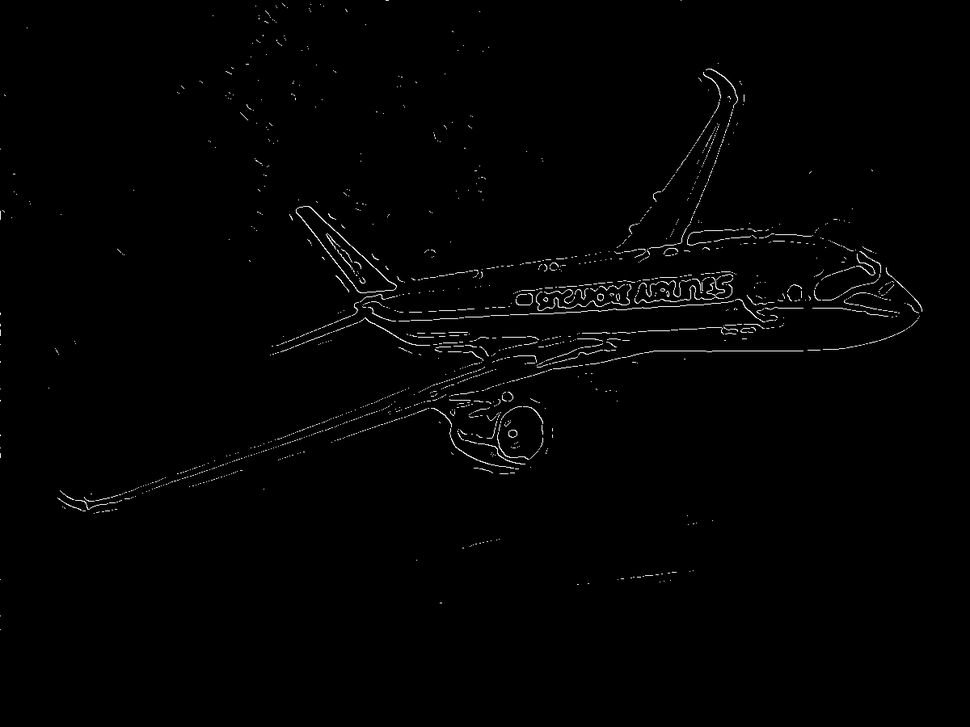
#> input picture Project2/edge004.png, 970 x 727 px, shrunk from 1200 x 900 before the run
$ python hough2.py edge004.png
#> lines starting #> are read from the running program, lines starting #| are printed output that depends on the picture; after the words box and inside, x2 and y2 are one past the last pixel; in counts of white or black regions, pixels touching at a corner belong together
"""
@file hough_lines.py
@brief This program demonstrates line finding with the Hough transform
"""
import sys
import math
import cv2 as cv
import numpy as np

default_file = 'edge004.png'
# Loads an image
src = cv.imread(cv.samples.findFile(default_file), cv.IMREAD_GRAYSCALE)
#> src is the input picture: shape (727, 970); min 0, max 255, mean 2.4

dst = src#cv.Canny(src, 50, 200, None, 3)

cdst = cv.cvtColor(dst, cv.COLOR_GRAY2BGR)
cdstP = np.copy(cdst)

lines = cv.HoughLines(dst, 1, np.pi / 180, 150, None, 0, 0)
#> lines = 509 rows, first 8: [341, 1.52], [505, 1.24], [512, 1.24], [508, 1.27], [509, 1.2], [506, 1.22], [510, 1.26], [351, 1.5]
print(lines)
#> (printed output is left out)
'''
for i in range(0, len(lines)):
    rho = lines[i][0][0]
    theta = lines[i][0][1]
    a = math.cos(theta)
    b = math.sin(theta)
    x0 = a * rho
    y0 = b * rho
    pt1 = (int(x0 + 1000*(-b)), int(y0 + 1000*(a)))
    pt2 = (int(x0 - 1000*(-b)), int(y0 - 1000*(a)))
    cv.line(cdst, pt1, pt2, (0,0,255), 3, cv.LINE_AA)
'''
for i in range(0, len(lines)):
    rho = lines[i][0][0]
    theta = lines[i][0][1]
    a = np.cos(theta)
    b = np.sin(theta)
    x0 = a*rho
    y0 = b*rho
    x1 = int(x0 + 1000*(-b))
    y1 = int(y0 + 1000*(a))
    x2 = int(x0 - 1000*(-b))
    y2 = int(y0 - 1000*(a))

    cv.line(cdst, (x1,y1),(x2,y2), (0,0,255), 2)
#> this loop made 509 passes
#> (rho, theta, a, b, x0, y0, x1, y1) on passes 1 to 3: (341, 1.52, 0.0523, 0.999, 17.85, 340.5, -980, 392), (505, 1.24, 0.326, 0.946, 164.4, 477.5, -781, 803), (512, 1.24, 0.326, 0.946, 166.7, 484.1, -778, 809)
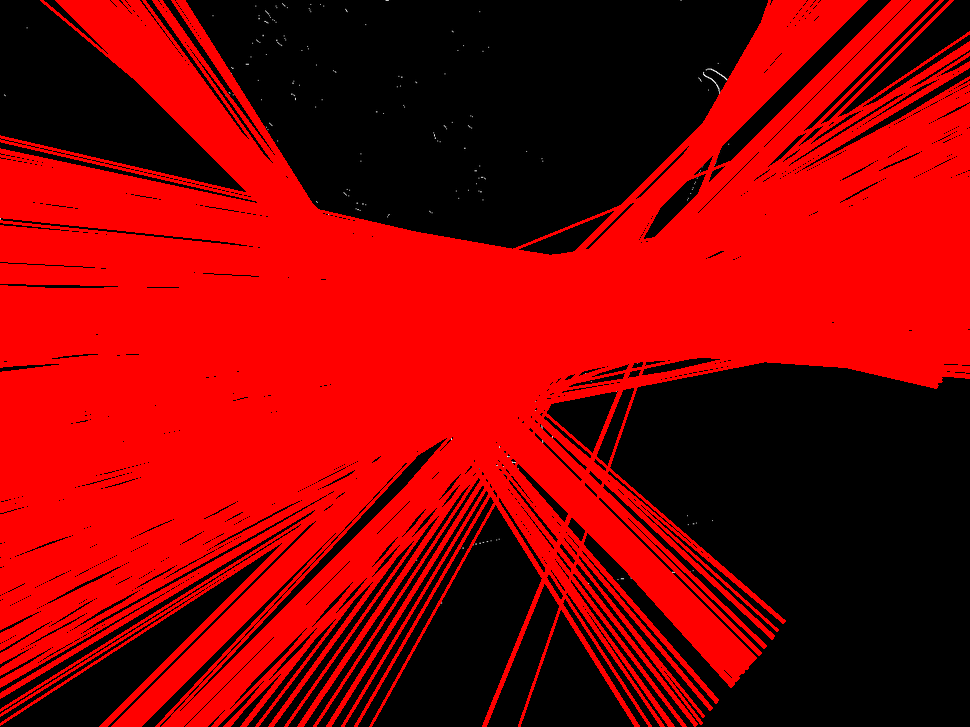
#> cdst: shape (727, 970, 3); mean B, G, R 0.1, 0.1, 139.5

linesP = cv.HoughLinesP(dst, 5, np.pi / 180, 50, None, 50, 10)
#> linesP = 182 rows, first 6: [62, 509, 300, 441], [323, 324, 765, 301], [401, 346, 510, 339], [753, 317, 897, 279], [796, 310, 903, 284], [447, 400, 631, 340]

if linesP is not None:
    for i in range(0, len(linesP)):
        l = linesP[i][0]
        cv.line(cdstP, (l[0], l[1]), (l[2], l[3]), (0,0,255), 3, cv.LINE_AA)
#> this loop made 182 passes
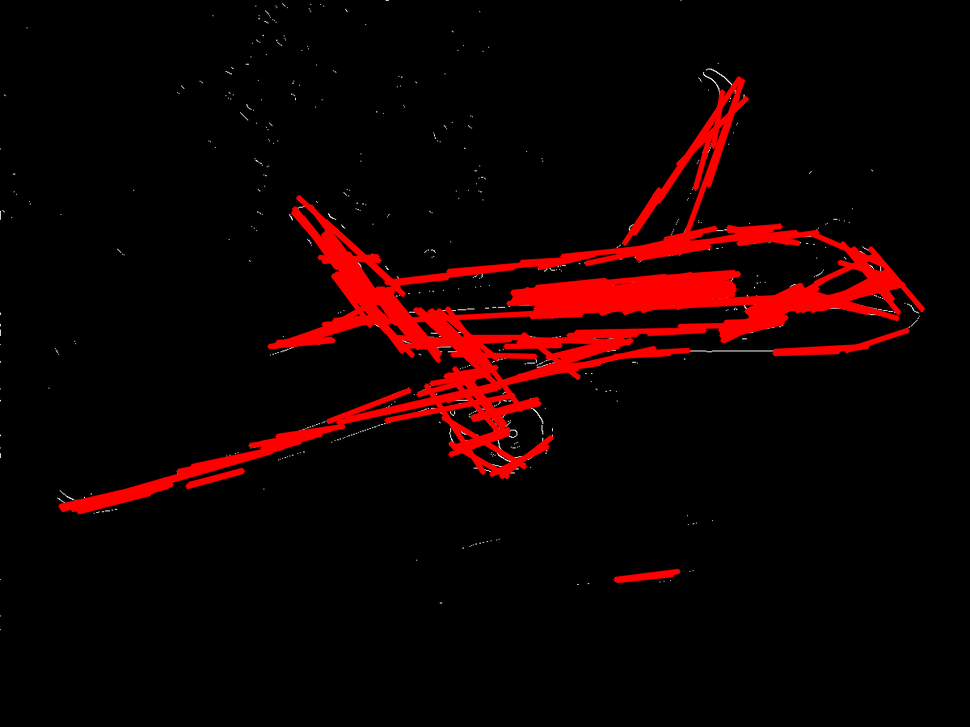
#> cdstP: shape (727, 970, 3); 7.85% of pixels changed, all inside (x1, y1, x2, y2) = (57, 76, 926, 584)

cv.imshow("Source", src)
cv.imshow("Detected Lines (in red) - Standard Hough Line Transform", cdst)
#cv.imshow("Detected Lines (in red) - Probabilistic Line Transform", cdstP)

cv.waitKey()
    #returqn 0
'''
if __name__ == "__main__":
    main(sys.argv[1:])
'''
